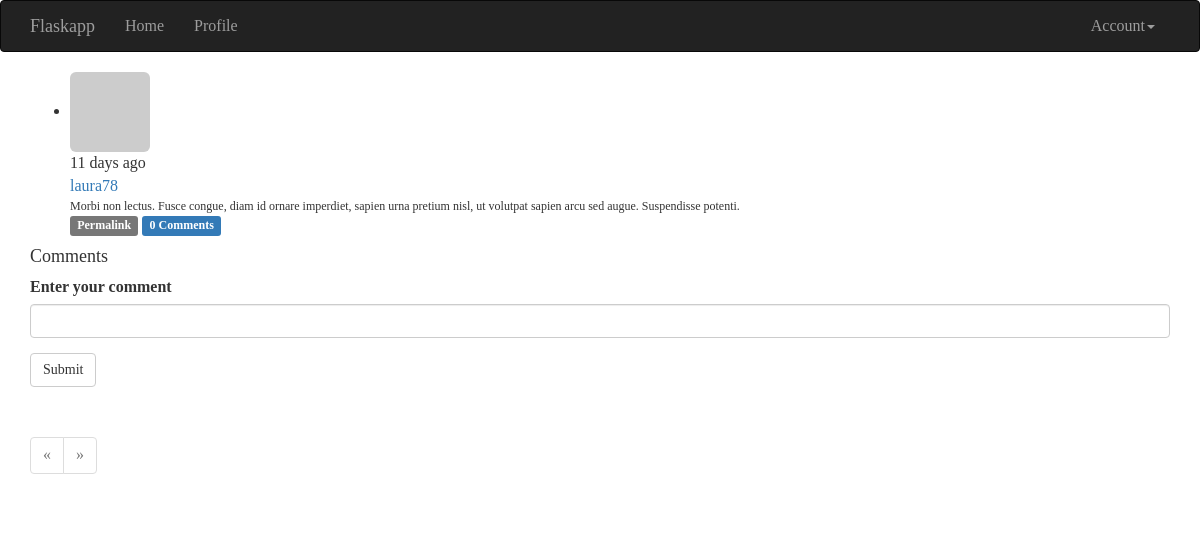
Page /post/2 (signed in) on the committed database.
### app/models.py (models this page shows, shortened)
class Post(db.Model):
    __tablename__ = 'posts'
    id = db.Column(db.Integer, primary_key=True)
    body = db.Column(db.Text)
    body_html = db.Column(db.Text)
    timestamp = db.Column(db.DateTime, index=True, default=datetime.utcnow)
    author_id = db.Column(db.Integer, db.ForeignKey('users.id'))
    comments = db.relationship('Comment', backref='post', lazy='dynamic')

class User(db.Model, UserMixin):
    __tablename__ = 'users'
    id = db.Column(db.Integer, primary_key=True)
    email = db.Column(db.String(64), unique=True, index=True)
    username = db.Column(db.String(64), unique=True, index=True)
    role_id = db.Column(db.Integer, db.ForeignKey('roles.id'))
    password_hash = db.Column(db.String(128))
    confirmed = db.Column(db.Boolean, default=False)
    name = db.Column(db.String(64))
    location = db.Column(db.String(64))
    about_me = db.Column(db.Text())
    member_since = db.Column(db.DateTime(), default=datetime.utcnow)
    last_seen = db.Column(db.DateTime(), default=datetime.utcnow)
    avatar_hash = db.Column(db.String(32))
    posts = db.relationship('Post', backref='author', lazy='dynamic')
    followed = db.relationship('Follow',
                               foreign_keys=[Follow.follower_id],
                               backref=db.backref('follower', lazy='joined'),
                               lazy='dynamic',
                               cascade='all, delete-orphan')
    followers = db.relationship('Follow',
                                foreign_keys=[Follow.followed_id],
                                backref=db.backref('followed', lazy='joined'),
                                lazy='dynamic',
                                cascade='all, delete-orphan')
    comments = db.relationship('Comment', backref='author', lazy='dynamic')
    @property
    def password(self):
        raise AttributeError('password is not a readable attribute')
    def can(self, permissions):
        return self.role is not None and \
                (self.role.permissions & permissions) == permissions
    def is_administrator(self):
        return self.can(Permission.ADMINISTER)
    def ping(self):
        self.last_seen = datetime.utcnow()
        db.session.add(self)
    def gravatar(self, size=100, default='identicon', rating='g'):
        if request.is_secure:
            url = 'https://secure.gravatar.com/avatar'
        else:
            url = 'http://www.gravatar.com/avatar'
        hash = self.avatar_hash or hashlib.md5(
                self.email.encode('utf-8')).hexdigest()
        return '{url}/{hash}?s={size}&d={default}&r={rating}'.format(
                url=url, hash=hash, size=size, default=default, rating=rating)
    def get_id(self):
        return unicode(self.id)

### app/main/views.py (the view, shortened to what this page needs)
@main.route('/post/<int:id>', methods=['GET', 'POST'])
def post(id):
    post = Post.query.get_or_404(id)
    form = CommentForm()
    page = request.args.get('page', 1, type=int)
    if page == -1:
        page = (post.comments.count() - 1) // \
                current_app.config['FLASKY_COMMENTS_PER_PAGE'] + 1
    pagination = post.comments.order_by(Comment.timestamp.asc()).paginate(
            page, per_page=current_app.config['FLASKY_COMMENTS_PER_PAGE'],
            error_out=False)
    comments = pagination.items
    return render_template('post.html', posts=[post], form=form,
                           comments=comments, pagination=pagination)

### app/main/forms.py
class CommentForm(Form):
    body = StringField('Enter your comment', validators=[Required()])
    submit = SubmitField('Submit')

### app/auth/views.py (called while the page is built)
@auth.before_app_request
def before_request():
    if current_user.is_authenticated:
        current_user.ping()
        if not current_user.confirmed \
                and request.endpoint[:5] != 'auth.' \
                and request.endpoint != 'static':
            return redirect(url_for('auth.unconfirmed'))

### app/main/__init__.py (called while the page is built)
@main.app_context_processor
def inject_permissions():
    return dict(Permission=Permission)

### app/models.py (called while the page is built)
@login_manager.user_loader
def load_user(user_id):
    return User.query.get(int(user_id))

### app/templates/post.html (shortened to what this page needs)
{% extends "base.html" %}
{% import "bootstrap/wtf.html" as wtf %}
{% import "_macros.html" as macros %}
{% block page_content %}
{% include '_posts.html' %}
<h4 id="comments">Comments</h4>
{% if current_user.can(Permission.COMMENT) %}
<div class="comment-form">
    {{ wtf.quick_form(form) }}
</div>
{% endif %}
{% if pagination %}
<div class="pagination">
    {{ macros.pagination_widget(pagination, '.post', fragment='#comments', id=posts[0].id) }}
</div>
{% endif %}
{% endblock %}

### app/templates/_posts.html (shortened to what this page needs)
<ul class="posts">
    {% for post in posts %}
    <li class="post">
        <div class="post-thumbnail">
            <a href="{{ url_for('.user', username=post.author.username) }}">
                <img class="img-rounded profile-thumbnail" src="{{ post.author.gravatar(size=40) }}">
            </a>
        </div>
        <div class="post-content">
            <div class="post-date">{{ moment(post.timestamp).fromNow() }}</div>
            <div class="post-author"><a href="{{ url_for('.user', username=post.author.username) }}">{{ post.author.username }}</a></div>
            <div class="post-body">
                {% if post.body_html %}
                    {{ post.body_html | safe }}
                {% else %}
                    {{ post.body }}
                {% endif %}
            </div>
            <div class="post-footer">
                <a href="{{ url_for('.post', id=post.id) }}">
                    <span class="label label-default">Permalink</span>
                </a>
                <a href="{{ url_for('.post', id=post.id) }}#comments">
                    <span class="label label-primary">{{ post.comments.count() }} Comments</span>
                </a>
            </div>
        </div>
    </li>
    {% endfor %}
</ul>

### tmp/coverage/style.css (style rules this page uses)
html, body, h1, h2, h3, p, table, td, th { margin: 0; padding: 0; border: 0; outline: 0; font-weight: inherit; font-style: inherit; font-size: 100%; font-family: inherit; vertical-align: baseline; }
body { font-family: georgia, serif; font-size: 1em; }
html>body { font-size: 16px; }
p { font-size: .75em; line-height: 1.33333333em; }

### rows in the picture
Post: timestamp "11 days ago", author.username "laura78", body_html "Morbi non lectus. Fusce congue, diam id ornare imperdiet, sapien urna pretium nisl, ut volutpat sapien arcu sed augue. Suspendisse potenti.", comments.count "0"
